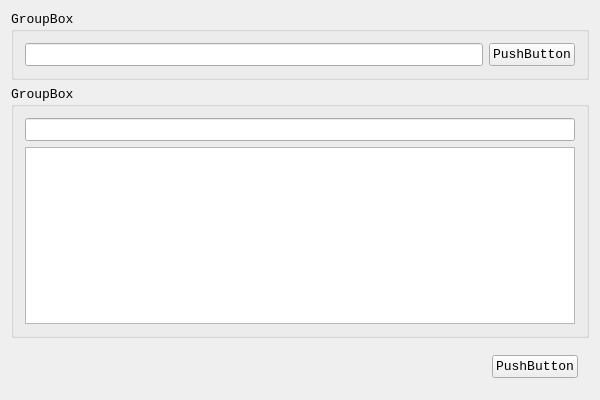
<?xml version="1.0" encoding="UTF-8"?>
<ui version="4.0">
 <class>QCmdClass</class>
 <widget class="QWidget" name="QCmdClass">
  <property name="geometry">
   <rect>
    <x>0</x>
    <y>0</y>
    <width>600</width>
    <height>400</height>
   </rect>
  </property>
  <property name="font">
   <font>
    <family>Consolas</family>
    <pointsize>10</pointsize>
   </font>
  </property>
  <property name="windowTitle">
   <string>QCmd</string>
  </property>
  <layout class="QVBoxLayout" name="verticalLayout_2">
   <item>
    <widget class="QGroupBox" name="groupInput">
     <property name="title">
      <string>GroupBox</string>
     </property>
     <layout class="QGridLayout" name="gridLayout_2">
      <item row="0" column="0">
       <widget class="QLineEdit" name="lineEditInput"/>
      </item>
      <item row="0" column="1">
       <widget class="QPushButton" name="buttonFlush">
        <property name="text">
         <string>PushButton</string>
        </property>
       </widget>
      </item>
     </layout>
    </widget>
   </item>
   <item>
    <widget class="QGroupBox" name="groupCur">
     <property name="title">
      <string>GroupBox</string>
     </property>
     <layout class="QVBoxLayout" name="verticalLayout">
      <item>
       <widget class="QLineEdit" name="lineEditCur"/>
      </item>
      <item>
       <widget class="QPlainTextEdit" name="plainTextEdit"/>
      </item>
     </layout>
    </widget>
   </item>
   <item>
    <widget class="QWidget" name="widget" native="true">
     <layout class="QHBoxLayout" name="horizontalLayout">
      <item>
       <spacer name="horizontalSpacer">
        <property name="orientation">
         <enum>Qt::Horizontal</enum>
        </property>
        <property name="sizeHint" stdset="0">
         <size>
          <width>40</width>
          <height>20</height>
         </size>
        </property>
       </spacer>
      </item>
      <item>
       <widget class="QPushButton" name="buttonClear">
        <property name="text">
         <string>PushButton</string>
        </property>
       </widget>
      </item>
     </layout>
    </widget>
   </item>
  </layout>
 </widget>
 <layoutdefault spacing="6" margin="11"/>
 <resources>
  <include location="QCmd.qrc"/>
 </resources>
 <connections/>
</ui>
